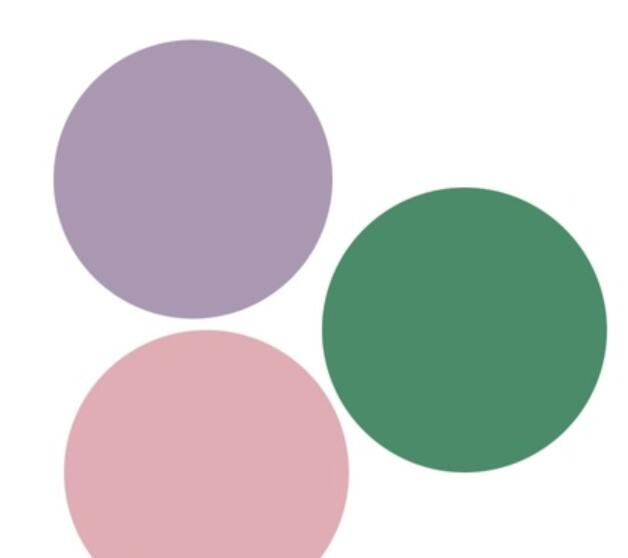
#> input picture assignment_9/image_input/circle.jpg, 628 x 558 px, found by its file name
$ python watershed.py
#> lines starting #> are read from the running program, lines starting #| are printed output that depends on the picture; after the words box and inside, x2 and y2 are one past the last pixel; in counts of white or black regions, pixels touching at a corner belong together
#> further down, img is the input picture: shape (558, 628, 3); mean B, G, R 202.7, 203, 202.4
import cv2 as cv
import numpy as np
def watearshel_demo():
    blured = cv.pyrMeanShiftFiltering(img, 10, 80)
    gray = cv.cvtColor(blured, cv.COLOR_BGR2GRAY)
    ret, binary = cv.threshold(gray, 0, 255, cv.THRESH_BINARY | cv.THRESH_OTSU)
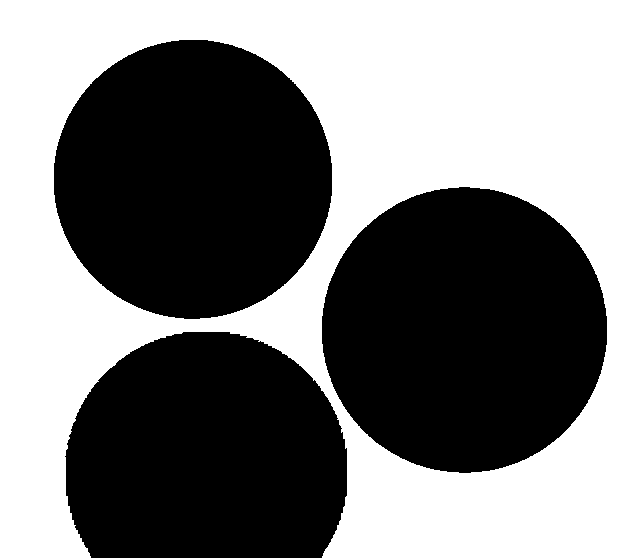
#> binary: shape (558, 628); 48.9% white; 1 white region, box (x1, y1, x2, y2) and area: (0, 0, 628, 558) 171214
#> ret = 203
    kernel = cv.getStructuringElement(cv.MORPH_RECT, (1, 1))
    mb = cv.morphologyEx(binary, cv.MORPH_OPEN, kernel, iterations=2)
    sure_bg = cv.dilate(mb, kernel, iterations=3)
    dist = cv.distanceTransform(mb, cv.DIST_L2, 3)
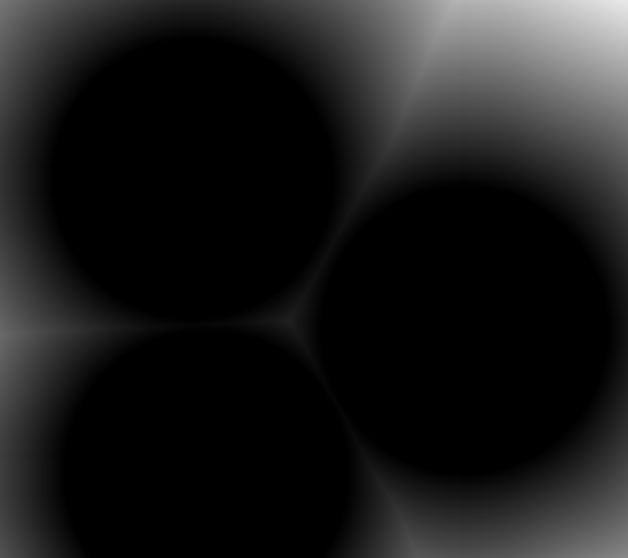
#> dist: shape (558, 628) float32; min 0, max 233.7, mean 26.9
    dist_output = cv.normalize(dist, 0, 1.0, cv.NORM_MINMAX)
    ret, surface = cv.threshold(dist, dist.max() * 0.6, 255, cv.THRESH_BINARY)
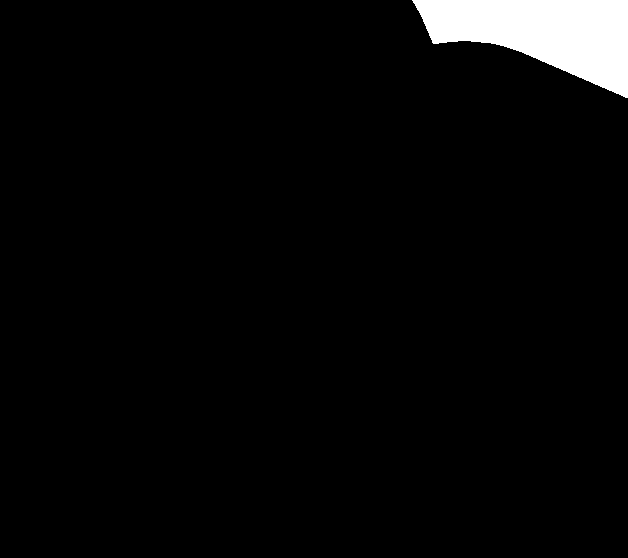
#> surface: shape (558, 628) float32; 3.5% white; 1 white region, box (x1, y1, x2, y2) and area: (412, 0, 628, 98) 12372
#> ret = 140.2
    surface_fg = np.uint8(surface)
    unknow = cv.subtract(sure_bg, surface_fg)
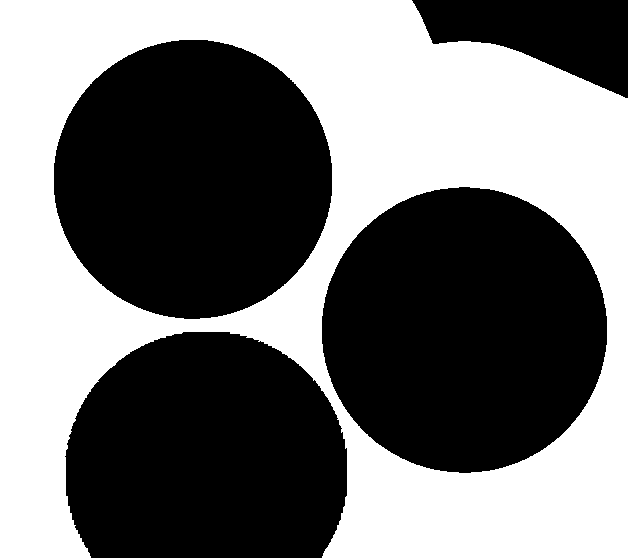
#> unknow: shape (558, 628); 45.3% white; 1 white region, box (x1, y1, x2, y2) and area: (0, 0, 628, 558) 158842
    ret, markers = cv.connectedComponents(surface_fg)
#> ret = 2
    markers = markers + 1
    markers[unknow == 255] = 0
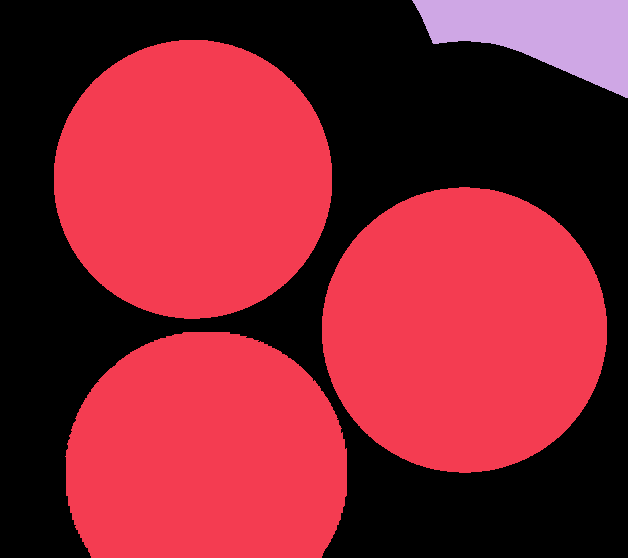
#> markers: shape (558, 628) int32; 3 distinct labels, from 0 to 2; one colour per label, 0 black
    markers = cv.watershed(img, markers=markers)
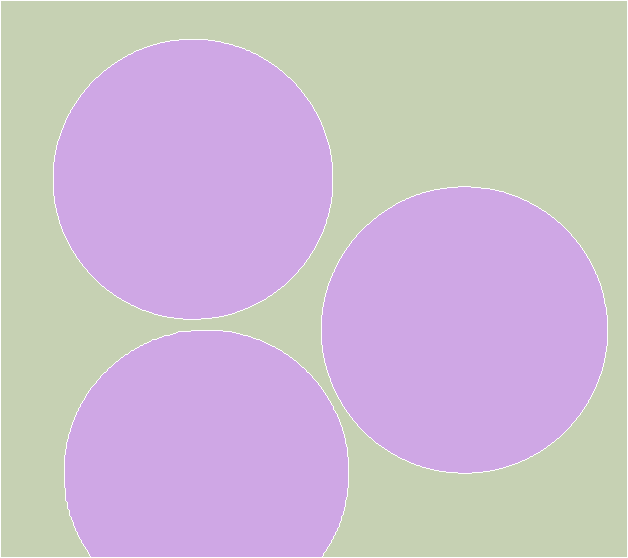
#> markers: shape (558, 628) int32; 3 distinct labels, from -1 to 2; one colour per label, 0 black, -1 white
    img[markers == -1] = [0, 0, 255]
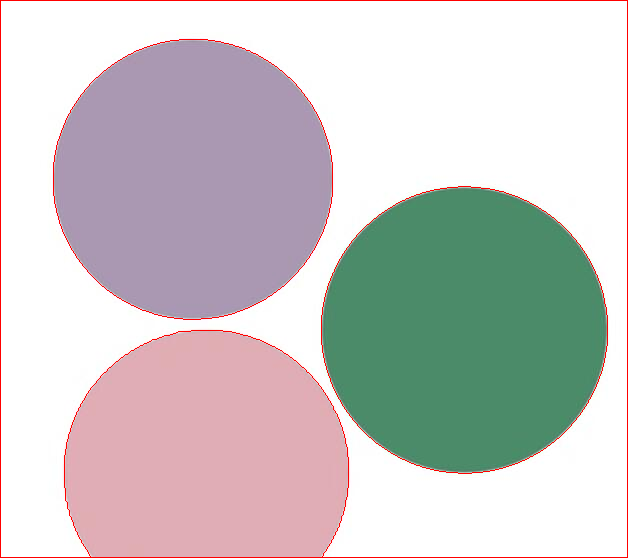
#> img: shape (558, 628, 3); 1.3% of pixels changed, all inside (x1, y1, x2, y2) = (0, 0, 628, 558)
    cv.imshow('result', img)
filepath = "D:\\Projects\\PycharmProjects\\ImageAnalysisProject\\assignment_9\\image_input\\circle.jpg"
img = cv.imread(filepath)
cv.imshow("image", img)
watearshel_demo()
cv.waitKey(0)
cv.destroyAllWindows()
